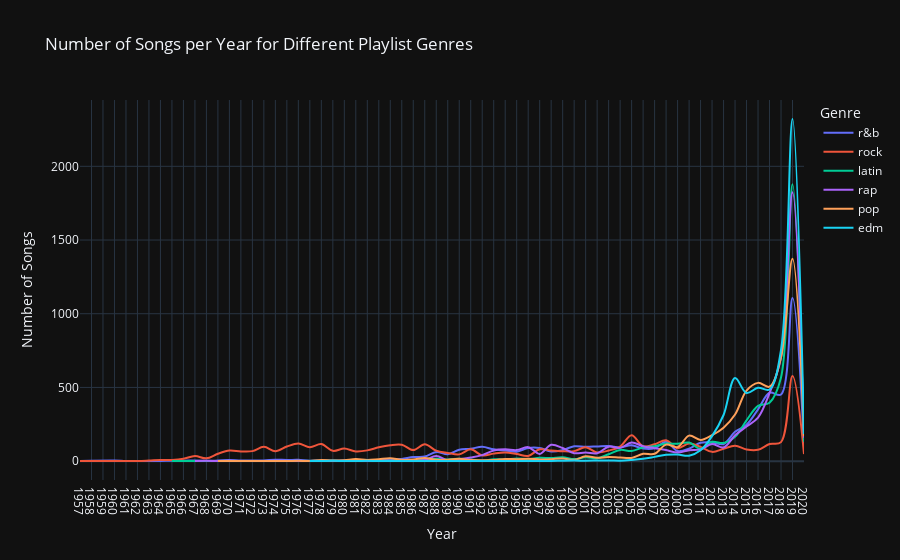

Here is the notebook cell this chart was saved with:
### Code cell
# Grouping data and calculating song counts
genre_year_counts = songs.groupby(['year', 'playlist_genre']).size().reset_index(name='count')

# Creating the line plot
fig = px.line(genre_year_counts, 
              x='year', 
              y='count', 
              color='playlist_genre',
              title='Number of Songs per Year for Different Playlist Genres',
              labels={'count': 'Number of Songs', 'year': 'Year', 'playlist_genre': 'Playlist Genre'},
              template='plotly_dark',  
              line_shape='spline',     
              render_mode='svg'         
             )

# Customizing layout
fig.update_layout(
    legend=dict(
        title='Genre',             
        traceorder='normal'        
    ),
    xaxis=dict(
        dtick=1,                   
        tickmode='linear',         
        showgrid=True              
    ),
    yaxis=dict(
        showgrid=True              
    )
)

# Showing the plot
fig.show()

### Figure 1 — Plotly figure (JSON) as saved in the notebook; plotly's stock layout.template omitted (floating-point values rounded to 4 significant figures)
{"data": [{"hovertemplate": "Playlist Genre=r&b<br>Year=%{x}<br>Number of Songs=%{y}<extra></extra>", "legendgroup": "r&b", "line": {"color": "#636efa", "dash": "solid", "shape": "spline"}, "marker": {"symbol": "circle"}, "mode": "lines", "name": "r&b", "orientation": "v", "showlegend": true, "type": "scatter", "x": [1957, 1960, 1961, 1962, 1963, 1964, 1965, 1966, 1967, 1968, 1969, 1970, 1971, 1972, 1973, 1974, 1975, 1976, 1977, 1978, 1979, 1980, 1981, 1982, 1983, 1984, 1985, 1986, 1987, 1988, 1989, 1990, 1991, 1992, 1993, 1994, 1995, 1996, 1997, 1998, 1999, 2000, 2001, 2002, 2003, 2004, 2005, 2006, 2007, 2008, 2009, 2010, 2011, 2012, 2013, 2014, 2015, 2016, 2017, 2018, 2019, 2020], "xaxis": "x", "y": [1, 4, 1, 1, 1, 1, 3, 3, 5, 2, 4, 7, 4, 5, 5, 10, 8, 9, 3, 5, 5, 5, 3, 5, 7, 10, 15, 28, 31, 62, 47, 77, 84, 97, 80, 72, 64, 89, 89, 65, 75, 101, 97, 100, 103, 93, 107, 85, 87, 131, 69, 85, 125, 127, 116, 199, 247, 351, 464, 452, 1107, 93], "yaxis": "y"}, {"hovertemplate": "Playlist Genre=rock<br>Year=%{x}<br>Number of Songs=%{y}<extra></extra>", "legendgroup": "rock", "line": {"color": "#EF553B", "dash": "solid", "shape": "spline"}, "marker": {"symbol": "circle"}, "mode": "lines", "name": "rock", "orientation": "v", "showlegend": true, "type": "scatter", "x": [1957, 1958, 1962, 1963, 1964, 1965, 1966, 1967, 1968, 1969, 1970, 1971, 1972, 1973, 1974, 1975, 1976, 1977, 1978, 1979, 1980, 1981, 1982, 1983, 1984, 1985, 1986, 1987, 1988, 1989, 1990, 1991, 1992, 1993, 1994, 1995, 1996, 1997, 1998, 1999, 2000, 2001, 2002, 2003, 2004, 2005, 2006, 2007, 2008, 2009, 2010, 2011, 2012, 2013, 2014, 2015, 2016, 2017, 2018, 2019, 2020], "xaxis": "x", "y": [1, 1, 1, 4, 8, 8, 16, 35, 19, 50, 72, 66, 68, 97, 67, 99, 120, 95, 116, 70, 85, 66, 73, 94, 108, 111, 75, 114, 71, 56, 46, 80, 39, 51, 58, 48, 35, 80, 72, 67, 68, 94, 59, 72, 99, 176, 101, 115, 142, 88, 120, 97, 63, 84, 105, 79, 77, 116, 129, 577, 48], "yaxis": "y"}, {"hovertemplate": "Playlist Genre=latin<br>Year=%{x}<br>Number of Songs=%{y}<extra></extra>", "legendgroup": "latin", "line": {"color": "#00cc96", "dash": "solid", "shape": "spline"}, "marker": {"symbol": "circle"}, "mode": "lines", "name": "latin", "orientation": "v", "showlegend": true, "type": "scatter", "x": [1965, 1976, 1979, 1981, 1982, 1983, 1984, 1985, 1986, 1987, 1988, 1989, 1990, 1991, 1992, 1993, 1994, 1995, 1996, 1997, 1998, 1999, 2000, 2001, 2002, 2003, 2004, 2005, 2006, 2007, 2008, 2009, 2010, 2011, 2012, 2013, 2014, 2015, 2016, 2017, 2018, 2019, 2020], "xaxis": "x", "y": [1, 1, 3, 1, 4, 2, 2, 6, 5, 9, 16, 11, 17, 12, 3, 13, 11, 18, 13, 23, 21, 26, 14, 26, 19, 47, 76, 69, 92, 101, 119, 118, 126, 84, 131, 123, 165, 277, 375, 396, 567, 1879, 131], "yaxis": "y"}, {"hovertemplate": "Playlist Genre=rap<br>Year=%{x}<br>Number of Songs=%{y}<extra></extra>", "legendgroup": "rap", "line": {"color": "#ab63fa", "dash": "solid", "shape": "spline"}, "marker": {"symbol": "circle"}, "mode": "lines", "name": "rap", "orientation": "v", "showlegend": true, "type": "scatter", "x": [1967, 1968, 1969, 1970, 1971, 1972, 1973, 1974, 1976, 1978, 1981, 1982, 1983, 1984, 1985, 1986, 1987, 1988, 1989, 1990, 1991, 1992, 1993, 1994, 1995, 1996, 1997, 1998, 1999, 2000, 2001, 2002, 2003, 2004, 2005, 2006, 2007, 2008, 2009, 2010, 2011, 2012, 2013, 2014, 2015, 2016, 2017, 2018, 2019, 2020], "xaxis": "x", "y": [1, 2, 1, 2, 1, 1, 1, 2, 1, 1, 2, 2, 1, 1, 3, 2, 8, 35, 5, 14, 25, 41, 72, 80, 75, 95, 49, 111, 89, 54, 59, 54, 98, 90, 126, 101, 88, 75, 58, 74, 80, 116, 93, 175, 235, 295, 461, 705, 1824, 159], "yaxis": "y"}, {"hovertemplate": "Playlist Genre=pop<br>Year=%{x}<br>Number of Songs=%{y}<extra></extra>", "legendgroup": "pop", "line": {"color": "#FFA15A", "dash": "solid", "shape": "spline"}, "marker": {"symbol": "circle"}, "mode": "lines", "name": "pop", "orientation": "v", "showlegend": true, "type": "scatter", "x": [1969, 1970, 1973, 1974, 1975, 1976, 1977, 1978, 1979, 1980, 1981, 1982, 1983, 1984, 1985, 1986, 1987, 1988, 1989, 1990, 1991, 1992, 1993, 1994, 1995, 1996, 1997, 1998, 1999, 2000, 2001, 2002, 2003, 2004, 2005, 2006, 2007, 2008, 2009, 2010, 2011, 2012, 2013, 2014, 2015, 2016, 2017, 2018, 2019, 2020], "xaxis": "x", "y": [1, 1, 1, 1, 1, 2, 1, 7, 4, 6, 14, 8, 13, 19, 9, 11, 21, 9, 10, 16, 7, 6, 7, 15, 13, 17, 12, 13, 18, 9, 33, 23, 28, 24, 22, 50, 50, 112, 95, 173, 144, 176, 227, 316, 479, 531, 505, 704, 1373, 170], "yaxis": "y"}, {"hovertemplate": "Playlist Genre=edm<br>Year=%{x}<br>Number of Songs=%{y}<extra></extra>", "legendgroup": "edm", "line": {"color": "#19d3f3", "dash": "solid", "shape": "spline"}, "marker": {"symbol": "circle"}, "mode": "lines", "name": "edm", "orientation": "v", "showlegend": true, "type": "scatter", "x": [1977, 1978, 1979, 1980, 1981, 1982, 1983, 1990, 1991, 1993, 1994, 1995, 1996, 1998, 1999, 2000, 2001, 2002, 2003, 2004, 2005, 2006, 2007, 2008, 2009, 2010, 2011, 2012, 2013, 2014, 2015, 2016, 2017, 2018, 2019, 2020], "xaxis": "x", "y": [1, 1, 2, 1, 1, 2, 1, 1, 1, 1, 1, 1, 1, 1, 3, 4, 3, 4, 5, 3, 8, 16, 29, 43, 45, 37, 74, 170, 313, 564, 462, 498, 486, 755, 2321, 184], "yaxis": "y"}], "layout": {"autosize": true, "legend": {"title": {"text": "Genre"}, "tracegroupgap": 0, "traceorder": "normal"}, "title": {"text": "Number of Songs per Year for Different Playlist Genres"}, "xaxis": {"anchor": "y", "autorange": true, "domain": [0, 1], "dtick": 1, "range": [1957, 2020], "showgrid": true, "tickmode": "linear", "title": {"text": "Year"}, "type": "linear"}, "yaxis": {"anchor": "x", "autorange": true, "domain": [0, 1], "range": [-127.9, 2450.0], "showgrid": true, "title": {"text": "Number of Songs"}, "type": "linear"}}}
